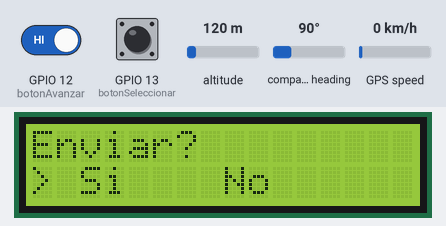
A sketch run on a simulated ESP32. On the bench: 16×2 character LCD. Inputs (shaded band) come from the test bench; at power-on: GPIO 13 (botonSeleccionar) HIGH, GPIO 12 (botonAvanzar) HIGH, altitude 120 m, compass heading 90°, GPS speed 0 km/h. WiFi joins after 1.5 s; servers stay silent unless stated; uploads are accepted with an empty reply; the GPS gets a fix after 3 s at 37.7749, -122.4194 with 8 satellites.

Above: at 10.0 s.
10.1 s: GPIO 13 (botonSeleccionar) pulled LOW for 0.15 s
At 11.5 s:
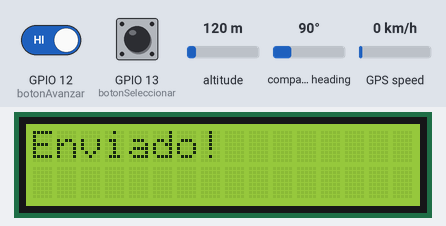
14.1 s: GPIO 12 (botonAvanzar) driven LOW and GPIO 13 (botonSeleccionar) driven LOW
At 23.9 s:
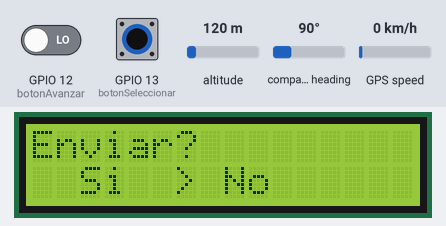
36.1 s: GPIO 13 (botonSeleccionar) driven HIGH
At 37.33 s:
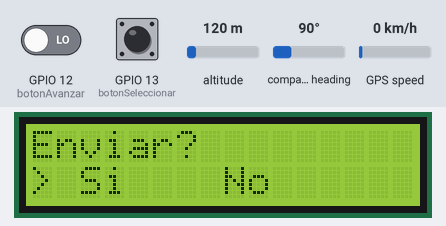
37.6 s: GPIO 12 (botonAvanzar) driven HIGH
39.3 s: GPIO 12 (botonAvanzar) driven LOW
At 39.77 s:
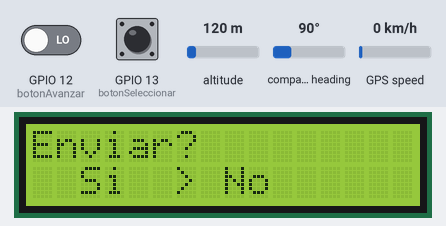
Timing chart, 0 to 42.3 s (numbered marks = the images above; inputs shaded):
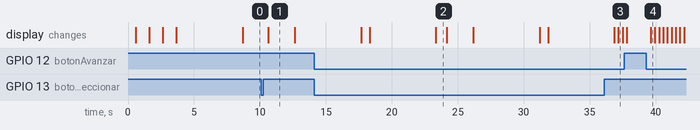

The sketch:

Proyecto.ino
```cpp
#include <Wire.h>
#include <LiquidCrystal_I2C.h>
#include <TinyGPS++.h>
#include <WiFi.h>
#include <HTTPClient.h>

LiquidCrystal_I2C lcd(0x27, 16, 2);

TinyGPSPlus gps;
HardwareSerial mySerial(1);

// Variables de los botones
const int botonAvanzar = 12;
const int botonSeleccionar = 13;

int opcionSeleccionada = 0;
int contadorID = 1;

const char* ssid = "Galaxy S24 Ultra E9ED";
const char* password = "daniel00";

const char* serverURL = "https://0kk5e8xs2l.execute-api.us-east-1.amazonaws.com/coordenadas";

double latitud = 0.0;
double longitud = 0.0;

void setup() {
  Serial.begin(9600);
  mySerial.begin(9600, SERIAL_8N1, 16, 17);
  lcd.init();
  lcd.backlight();

  pinMode(botonAvanzar, INPUT_PULLUP);
  pinMode(botonSeleccionar, INPUT_PULLUP);

  // Conexión a WiFi
  conectarWiFi();

  lcd.setCursor(0, 0);
  lcd.print("Esperando GPS...");
}

void loop() {
  while (mySerial.available() > 0) {
    if (gps.encode(mySerial.read())) {
      if (gps.location.isValid()) {
        latitud = gps.location.lat();
        longitud = gps.location.lng();

        lcd.clear();
        lcd.setCursor(0, 0);
        lcd.print("Lat: ");
        lcd.print(latitud, 6);
        lcd.setCursor(0, 1);
        lcd.print("Lon: ");
        lcd.print(longitud, 6);
        delay(5000);

        preguntarEnviarCoordenada();
      }
    }
  }
}

void conectarWiFi() {
  WiFi.begin(ssid, password);
  lcd.clear();
  lcd.setCursor(0, 0);
  lcd.print("Conectando WiFi...");

  while (WiFi.status() != WL_CONNECTED) {
    delay(500);
    lcd.setCursor(0, 1);
    lcd.print(".");
  }

  lcd.clear();
  lcd.setCursor(0, 0);
  lcd.print("WiFi Conectado!");
  delay(1000);
}

void preguntarEnviarCoordenada() {
  bool seleccionado = false;
  lcd.clear();

  while (!seleccionado) {
    lcd.setCursor(0, 0);
    lcd.print("Enviar?");

    if (opcionSeleccionada == 0) {
      lcd.setCursor(0, 1);
      lcd.print("> Si    No");
    } else {
      lcd.setCursor(0, 1);
      lcd.print("  Si  > No");
    }

    if (digitalRead(botonAvanzar) == LOW) {
      opcionSeleccionada = !opcionSeleccionada;
      delay(300);
    }

    if (digitalRead(botonSeleccionar) == LOW) {
      seleccionado = true;
      delay(300);
    }
  }

  if (opcionSeleccionada == 0) {
    enviarCoordenadaServidor();
  }
}

void enviarCoordenadaServidor() {
  if (WiFi.status() == WL_CONNECTED) {
    HTTPClient http;
    http.begin(serverURL);

    http.addHeader("Content-Type", "application/json");

    String id = "cord" + String(contadorID);
    String postData = "{\"lat\":" + String(latitud, 6) +
                      ", \"lon\":" + String(longitud, 6) +
                      ", \"id\":\"" + id + "\"}";

    int httpResponseCode = http.PUT(postData);

    lcd.clear();
    if (httpResponseCode > 0) {
      lcd.setCursor(0, 0);
      lcd.print("Enviado!");
      contadorID++;
    } else {
      lcd.setCursor(0, 0);
      lcd.print("Error de envio!");
    }

    http.end();
  } else {
    lcd.clear();
    lcd.setCursor(0, 0);
    lcd.print("Sin conexion");
  }

  delay(2000);
}
```

Measured:
- after the input at 10.1 s, the display: changes after 0.52 s (image 1)
- after the input at 36.1 s, the display: first differs from a run without the input after 1.1 s (image 3)
- after the input at 39.3 s, the display: changes after 0.32 s (image 4)
- what the display in image 1 shows lasts 2.1 s, from 10.6 s to 12.7 s
- what the display in image 2 shows lasts 0.8 s, from 23.3 s to 24.1 s
